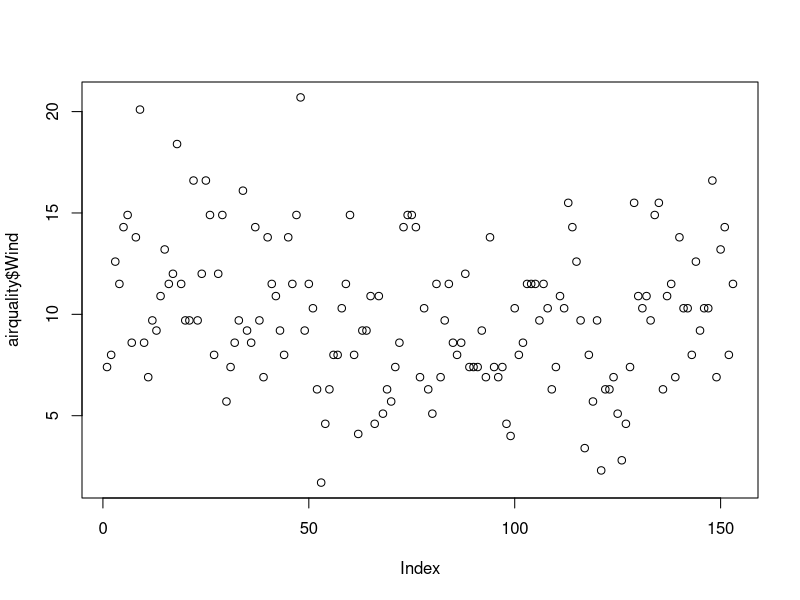
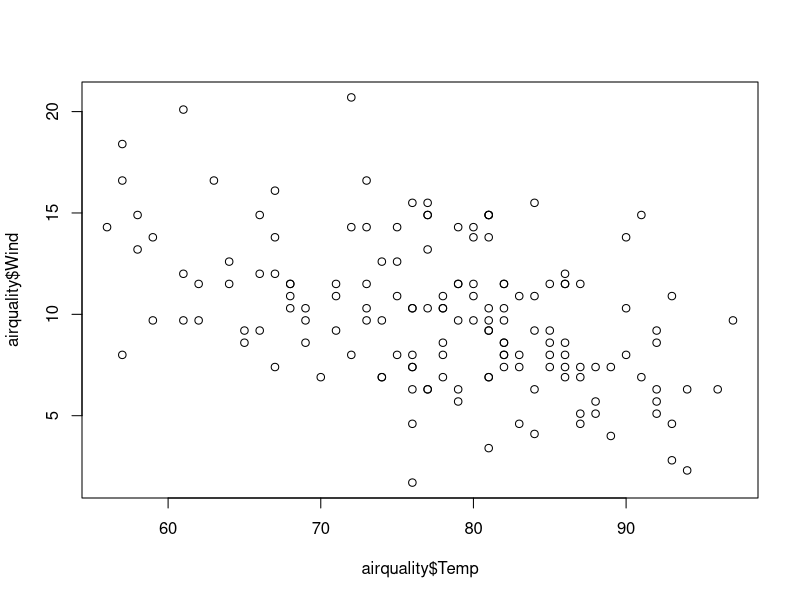
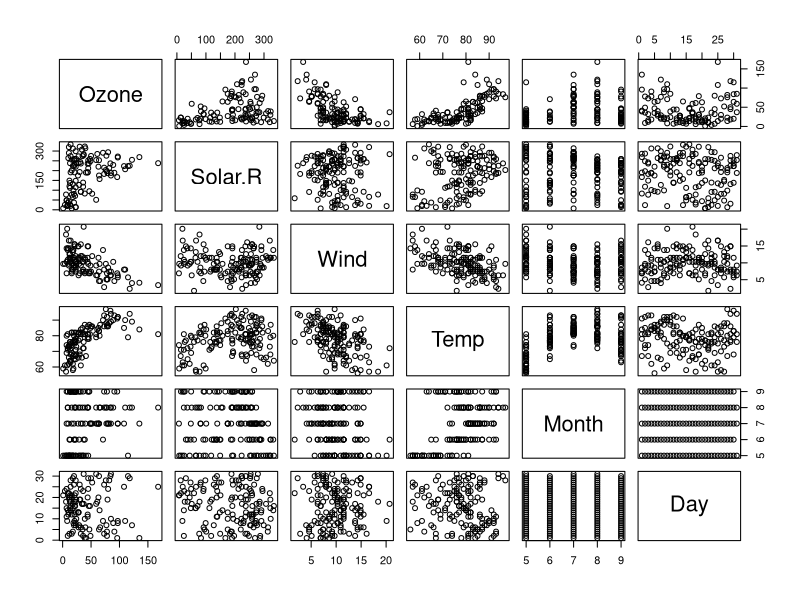
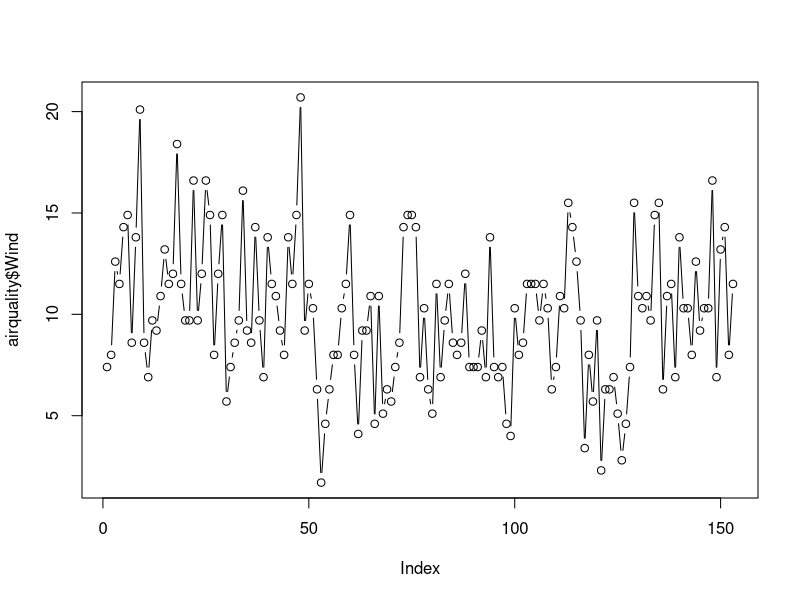
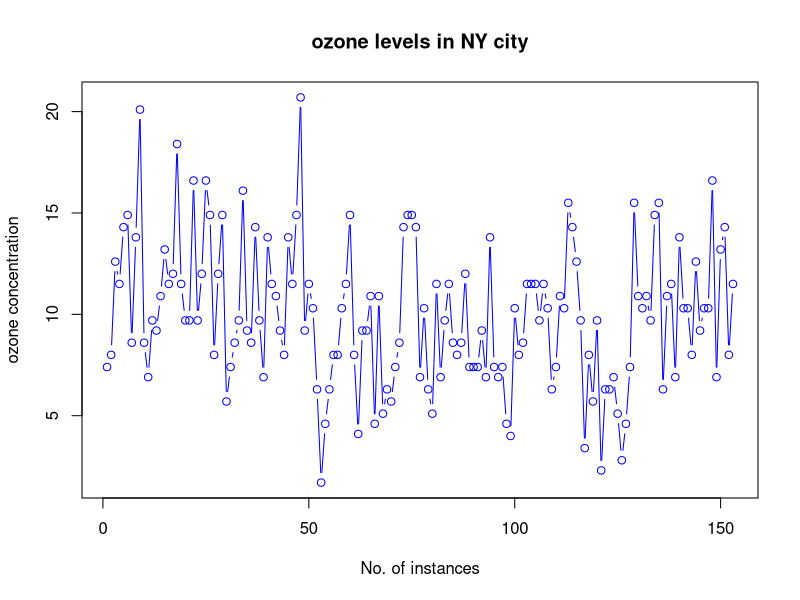
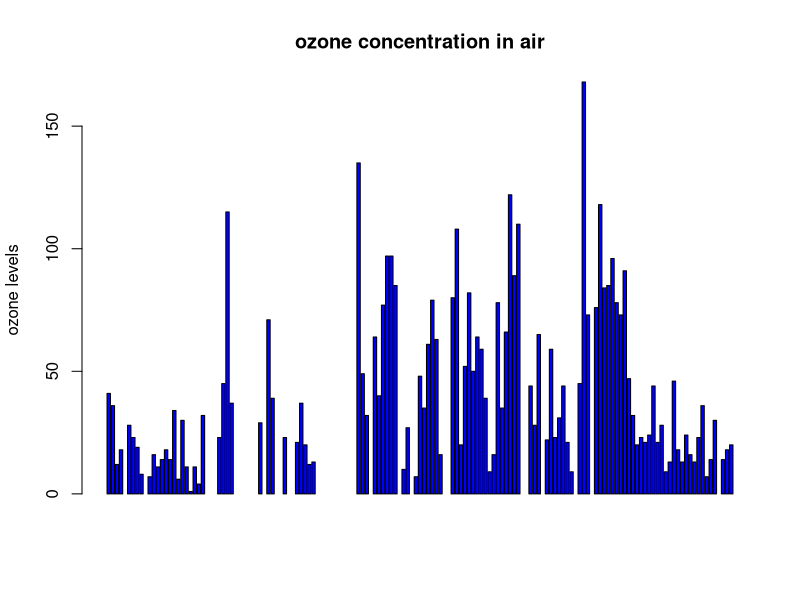
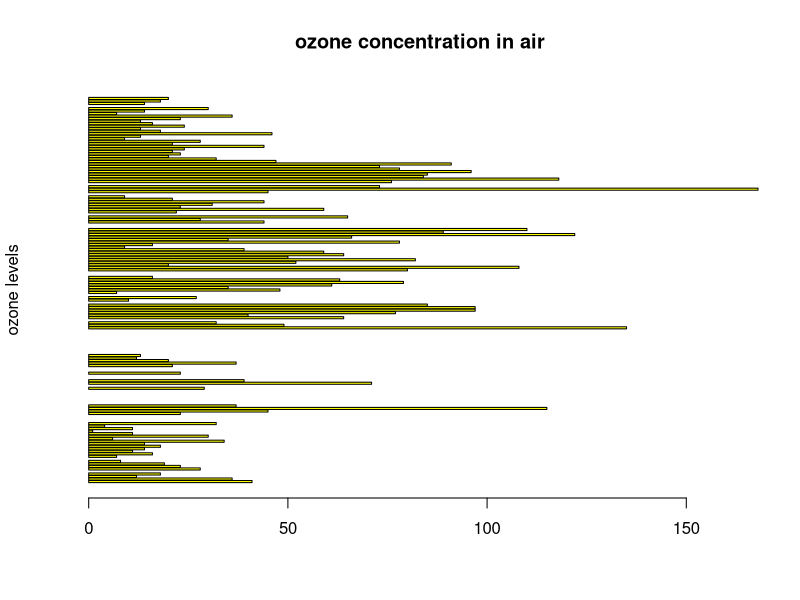
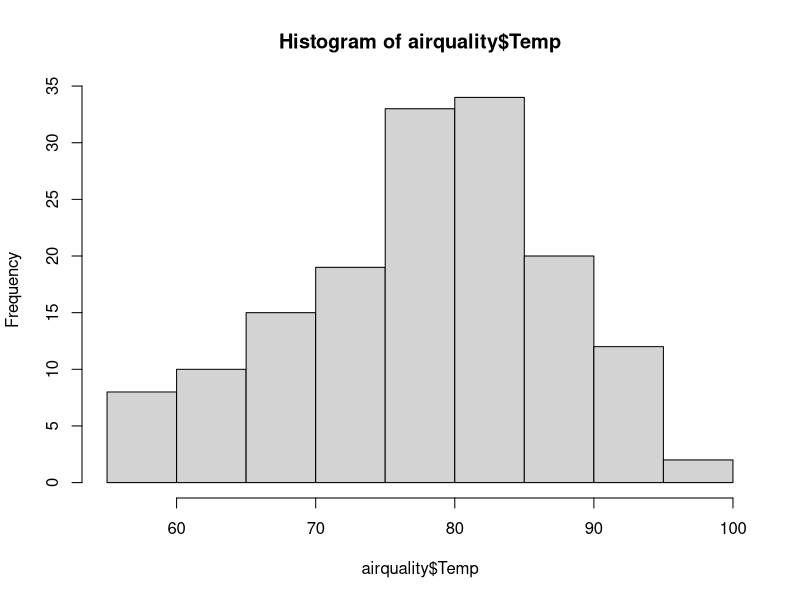

These figures' R source, in order:
data()
airquality<-datasets::airquality
View(airquality)
##top 10 records
head(airquality,10)
tail(airquality,10)

##columns
airquality[,c(1,2)]
df<-airquality[,-6]
summary(airquality[1,])
#display only selected column
airquality$Wind

## summary of temp###
summary(airquality$Ozone)
summary(airquality)
summary(airquality$Temp)


####visualization using plots###
plot(airquality$Wind)
plot(airquality$Temp,airquality$Wind,type ="p")
plot(airquality)

####points and lines
plot(airquality$Wind, type = "b")#p=point, l = line, b = both
plot(airquality$Wind, xlab = 'No. of instances',
     ylab = 'ozone concentration', main = 'ozone levels in NY city'
     , col = 'blue', type = "b")

###bar chart horizontal bar = false
barplot(airquality$Ozone, main = 'ozone concentration in air',
        ylab = 'ozone levels', col='blue', horiz =F, axes =T)

barplot(airquality$Ozone, main = 'ozone concentration in air',
        ylab = 'ozone levels', col='yellow', horiz =T, axes =T)


### histogram
hist(airquality$Temp)
hist(airquality$Ozone)
hist(airquality$Temp,
     main = "solar radiation values in air",
     xlab = 'solar rad.', col = 'green' )

###box plot
boxplot(airquality$Temp, main ="Boxplot")
boxplot(airquality[,1:4],main ="Multiple", col = "pink")
boxplot(airquality[,1:5],main ="Multiple", col = "violet")
